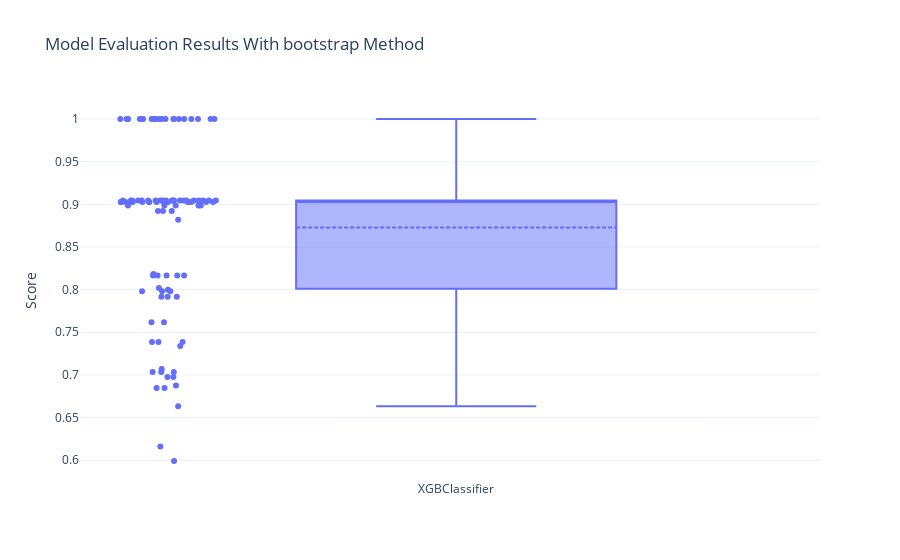

Notebook cell for this chart:
### Code cell
# df.roc_auc.describe()
import pandas as pd

estimators = ['LogisticRegression','XGBClassifier','SVC','RandomForestClassifier']
con_df = pd.DataFrame()

for estimator in estimators:
    mod, df  = mlpipe.bayesian_search(estimator_name=estimator,scoring='matthews_corrcoef', evaluation='bootstrap', n_trials=100, cv=5, warnings_filter=True)#,training_method='one_sem')
    df['Training Method'] = 'validation_score'
    df['Dataset'] = csv_dir
    df['Estimator'] = estimator
    df['Features'] = str(shap_features)
    con_df = pd.concat([con_df,df], ignore_index=True)

### Figure 1 — Plotly figure (JSON) as saved in the notebook; plotly's stock layout.template omitted (floating-point values rounded to 4 significant figures)
{"data": [{"boxmean": true, "boxpoints": "all", "jitter": 0.3, "name": "XGBClassifier", "pointpos": -1.8, "type": "box", "y": [0.7385, 0.9045, 0.9045, 0.9045, 0.798, 0.9045, 0.9045, 0.8987, 0.9045, 0.7917, 0.798, 1, 0.9027, 1, 1, 0.9027, 0.7035, 1, 1, 0.8165, 0.9045, 0.8921, 0.9045, 0.8182, 1, 1, 0.9027, 1, 1, 0.9027, 1, 0.6634, 1, 0.8921, 0.9045, 0.9045, 1, 0.9045, 0.6975, 0.9027, 1, 0.9027, 0.9027, 0.8987, 0.9027, 0.6162, 1, 0.7619, 0.9027, 0.9045, 0.8165, 1, 0.7338, 0.9045, 0.7035, 0.7619, 0.7385, 0.7917, 0.7917, 0.9027, 0.6975, 1, 0.8165, 0.9045, 0.8921, 0.6875, 0.798, 0.8819, 0.7385, 0.9027, 0.9027, 0.9045, 0.9027, 0.8987, 0.9027, 1, 0.8018, 0.5991, 0.8, 1, 0.9045, 0.9027, 1, 0.8987, 0.7071, 0.9045, 1, 0.8165, 1, 0.9027, 0.6847, 0.6847, 0.8987, 0.8165, 0.9045, 0.9045, 0.9027, 0.7035, 0.9045, 0.9045]}], "layout": {"title": {"text": "Model Evaluation Results With bootstrap Method"}, "yaxis": {"title": {"text": "Score"}}}}
